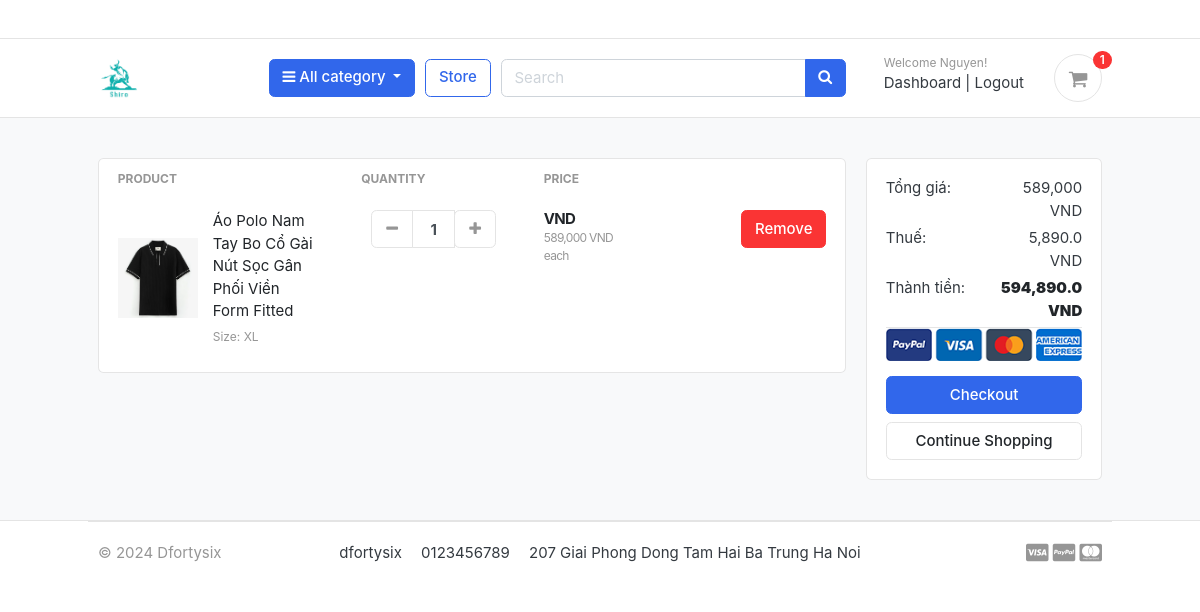
Page /carts/ (signed in) on the earlier database version.
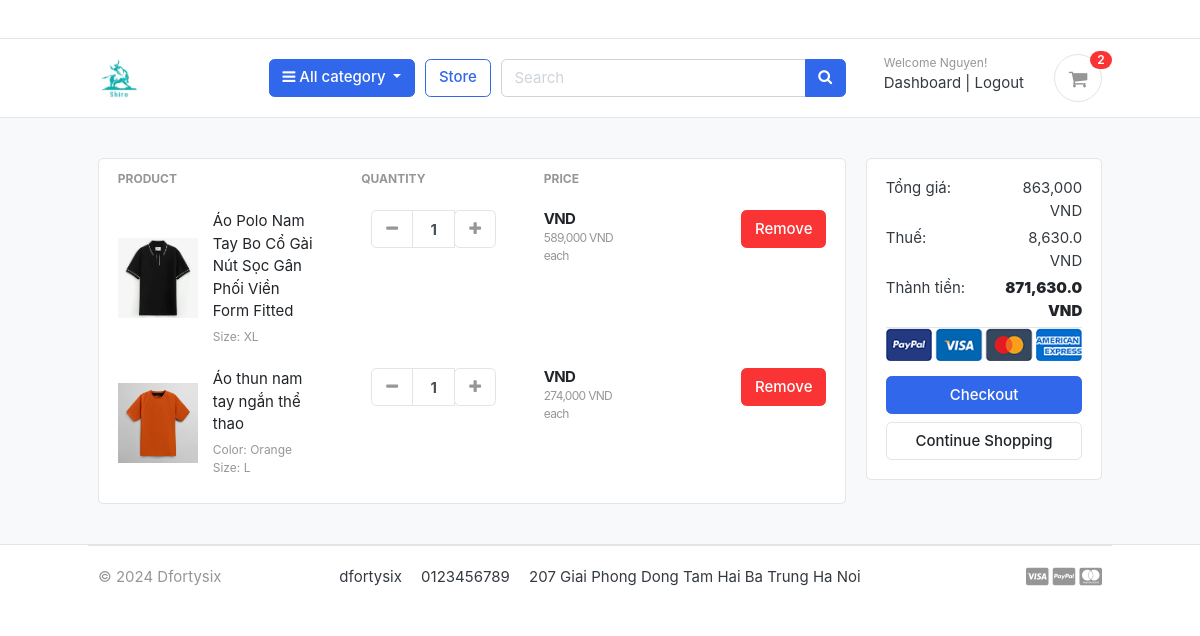
Same page on the later database version.
### accounts/models.py (models this page shows, shortened)
class Account(AbstractBaseUser):
    first_name = models.CharField(max_length=50)
    last_name = models.CharField(max_length=50)
    username = models.CharField(max_length=50, unique=True)
    email = models.EmailField(max_length=100, unique=True)
    phone_number = models.CharField(max_length=50)
    date_joined = models.DateTimeField(auto_now_add=True)
    last_login = models.DateTimeField(auto_now_add=True)
    is_admin = models.BooleanField(default=False)
    is_staff = models.BooleanField(default=False)
    is_active = models.BooleanField(default=False)
    is_superadmin = models.BooleanField(default=False)
    USERNAME_FIELD = 'email'    # Trường quyêt định khi login
    REQUIRED_FIELDS = ['username', 'first_name', 'last_name']    # Các trường yêu cầu khi đk tài khoản (mặc định đã có email), mặc định có password
    objects = MyAccountManager()
    def __str__(self):
        return self.email

### carts/models.py (models this page shows, shortened)
class CartItem(models.Model):
    user = models.ForeignKey(Account, on_delete=models.CASCADE, null=True)
    product = models.ForeignKey(Product, on_delete=models.CASCADE)
    variations = models.ManyToManyField(Variation, blank=True)
    cart = models.ForeignKey(Cart, on_delete=models.CASCADE, null=True)
    quantity = models.IntegerField()
    is_active = models.BooleanField(default=True)

### store/models.py (models this page shows, shortened)
class Product(models.Model):
    product_name = models.CharField(max_length=200, unique=True)
    slug = models.SlugField(max_length=200, unique=True)
    description = models.TextField(max_length=500, blank=True)
    price = models.IntegerField()
    images = models.ImageField(upload_to='photos/products')
    stock = models.IntegerField()
    is_available = models.BooleanField(default=True)
    category = models.ForeignKey(Category, on_delete=models.CASCADE)    # Khi xóa category thì Product bị xóa
    created_date = models.DateTimeField(auto_now_add=True)
    modified_date = models.DateTimeField(auto_now=True)
    def get_url(self):
        return reverse('product_detail', args=[self.category.slug, self.slug])

class Variation(models.Model):
    product = models.ForeignKey(Product, on_delete=models.CASCADE)
    variation_category = models.CharField(max_length=100, choices=variation_category_choice)
    variation_value = models.CharField(max_length=100)
    is_active = models.BooleanField(default=True)
    created_date = models.DateTimeField(auto_now_add=True)
    objects = VariationManager()

### carts/views.py (the view)
# urls.py: path('', views.cart, name='cart'),
@login_required
def cart(request, total=0, quantity=0, cart_items=None):
    try:
        if request.user.is_authenticated:
            cart_items = CartItem.objects.filter(user=request.user, is_active=True)
        else:
            cart = Cart.objects.get(cart_id=_cart_id(request=request))
            cart_items = CartItem.objects.filter(cart=cart, is_active=True)
        for cart_item in cart_items:
            total += cart_item.product.price * cart_item.quantity
            quantity += cart_item.quantity
        tax = total / 100
        grand_total = total + tax
    except ObjectDoesNotExist:
        pass    # Chỉ bỏ qua
    print(request.user)
    context = {
        'total': total,
        'quantity': quantity,
        'cart_items': cart_items,
        'tax': tax if "tax" in locals() else "",
        'grand_total': grand_total if "tax" in locals() else 0,
    }
    return render(request, 'store/cart.html', context=context)

### carts/context_processors.py (called while the page is built)
def counter(request):
    if 'admin' in request.path:
        return {}
    else:
        try:
            if request.user.is_authenticated:
                cart_items = CartItem.objects.filter(user=request.user)
            else:
                cart = Cart.objects.get(cart_id=_cart_id(request=request))
                cart_items = CartItem.objects.filter(cart=cart)
            cart_count = sum([cart_item.quantity for cart_item in cart_items])
        except Cart.DoesNotExist:
            cart_count = 0
    return dict(cart_count=cart_count)

### templates/store/cart.html (shortened to what this page needs)
{% extends 'base.html' %}
{% load static %}
{% load humanize %}
{% block content %}
<section class="section-content padding-y bg">
	<div class="container">
		{% if not cart_items %}
		<h2 class="text-center">Your shopping cart is empty</h2>
		<br />
		<div class="text-center">
			<a href="{% url 'store' %}" class="btn btn-primary">Continue Shopping</a>
		</div>
		{% else %}
		<div class="row">
			<aside class="col-lg-9">
				<div class="card">
					<table class="table table-borderless table-shopping-cart">
						<thead class="text-muted">
							<tr class="small text-uppercase">
								<th scope="col">Product</th>
								<th scope="col" width="120">Quantity</th>
								<th scope="col" width="120">Price</th>
								<th scope="col" class="text-right" width="200"></th>
							</tr>
						</thead>
						<tbody>
							{% for cart_item in cart_items %}
							<tr>
								<td>
									<figure class="itemside align-items-center">
										<div class="aside">
											<img src="{{ cart_item.product.images.url }}" class="img-sm" />
										</div>
										<figcaption class="info">
											<a href="{{ cart_item.product.get_url }}" class="title text-dark">{{ cart_item.product.product_name }}</a>
											<p class="text-muted small">
												{% if cart_item.variations.all %}
												{% for variation in cart_item.variations.all %}
												{{ variation.variation_category | capfirst }}: {{ variation.variation_value }}
												<br />
												{% endfor %}
												{% endif %}
											</p>
										</figcaption>
									</figure>
								</td>
								<td>
									<div class="col">
										<div class="input-group input-spinner">
											<div class="input-group-prepend">
												<a href="{% url 'remove_cart' cart_item.product.id cart_item.id %}"
													class="btn btn-light" type="button">
													<i class="fa fa-minus"></i>
												</a>
											</div>
											<input type="text" class="form-control" value="{{ cart_item.quantity }}" />
											<div class="input-group-append">
												<form action="{% url 'add_cart' cart_item.product.id %}" method="post">
													<button class="btn btn-light" type="submit" id="button-plus">
														<i class="fa fa-plus"></i>
													</button>
												</form>
											</div>
										</div>
									</div>
								</td>
								<td>
									<div class="price-wrap">
										<var class="price">{{ cart_item.|intcomma }} VND</var>
										<small class="text-muted">
											{{ cart_item.product.price|intcomma }} VND each
										</small>
									</div>
								</td>
								<td class="text-right">
									<a href="{% url 'remove_cart_item' cart_item.product.id cart_item.id %}"
										class="btn btn-danger" onclick="return confirm('Are you sure?')">
										Remove</a>
								</td>
							</tr>
							{% endfor %}
						</tbody>
					</table>
				</div>
			</aside>
			<aside class="col-lg-3">
				<div class="card">
					<div class="card-body">
						<dl class="dlist-align">
							<dt>Tổng giá:</dt>
							<dd class="text-right">{{ total|intcomma }} VND</dd>
						</dl>
						<dl class="dlist-align">
							<dt>Thuế:</dt>
							<dd class="text-right">{{ tax|intcomma }} VND</dd>
						</dl>
						<dl class="dlist-align">
							<dt>Thành tiền:</dt>
							<dd class="text-right text-dark b">
								<strong>{{ grand_total|intcomma }} VND</strong>
							</dd>
						</dl>
						<p class="text-center mb-3">
							<img src="{% static 'images/misc/payments.png' %}" height="26" />
						</p>
						<a href="{% url 'checkout' %}" class="btn btn-primary btn-block">
							Checkout
						</a>
						<a href="{% url 'store' %}" class="btn btn-light btn-block">Continue Shopping</a>
					</div>
				</div>
			</aside>
		</div>
		{% endif %}
	</div>
</section>
{% endblock %}

### templates/base.html (shortened to what this page needs)
{% load static %}
<!DOCTYPE HTML>
<html lang="en">
<head>
    <script src="https://cdn.tailwindcss.com"></script>
    <link href="{% static 'css/bootstrap.css' %}" rel="stylesheet" type="text/css" />
    <link href="{% static 'fonts/fontawesome/css/all.min.css' %}" type="text/css" rel="stylesheet">
    <link href="{% static 'css/ui.css' %}" rel="stylesheet" type="text/css" />
    <link href="{% static 'css/responsive.css' %}" rel="stylesheet" media="only screen and (max-width: 1200px)" />
    <link href="{% static 'css/custom.css' %}" rel="stylesheet" type="text/css" />
    <link rel="stylesheet" href="https://cdnjs.cloudflare.com/ajax/libs/font-awesome/4.7.0/css/font-awesome.min.css">
</head>
<body>
    {% include 'includes/navbar.html' %}
    {% block content %}{% endblock %}
    {% include 'includes/footer.html' %}
</body>
</html>

### templates/includes/navbar.html (shortened to what this page needs)
{% load static %}
<header class="section-header">
    <nav class="navbar p-md-0 navbar-expand-sm navbar-light border-bottom">
        <div class="container">
        </div>
    </nav>
    <section class="header-main border-bottom">
        <div class="container">
            <div class="row align-items-center">
                <div class="col-lg-2 col-md-3 col-6">
                    <a href="{% url 'home' %}" class="brand-wrap">
                        <img class="logo width" src="{% static './images/logoshiro.png' %}">
                    </a>
                </div>
                <div class="col-lg col-sm col-md col-6 flex-grow-0">
                    <div class="category-wrap dropdown d-inline-block float-right">
                        <button type="button" class="btn btn-primary text-white dropdown-toggle" data-toggle="dropdown">
                            <i class="fa fa-bars"></i> All category
                        </button>
                    </div>
                </div>
                <a href="{% url 'store' %}" class="btn btn-outline-primary">Store</a>
                <div class="col-lg  col-md-6 col-sm-12 col">
                    <form action="{% url 'store' %}" class="search" value ={{query}} method="GET">
                        <div class="input-group w-100">
                            <input type="text" class="form-control" style="width:60%;" placeholder="Search" name="q" value="{{ q }}">
                            <div class="input-group-append">
                                <button class="btn btn-primary text-white" type="submit">
                                    <i class="fa fa-search"></i>
                                </button>
                            </div>
                        </div>
                    </form>
                </div>
                <div class="col-lg-3 col-sm-6 col-8 order-2 order-lg-3">
                    <div class="d-flex justify-content-end mb-3 mb-lg-0">
                        {% if user.id is None %}
                        <div class="widget-header">
                            <small class="title text-muted">Welcome guest!</small>
                            <div>
                                <a href="{% url 'login' %}">Log in</a> <span class="dark-transp"> | </span>
                                <a href="{% url 'register' %}"> Register</a>
                            </div>
                        </div>
                        {% else %}
                        <div class="widget-header">
                            <small class="title text-muted">Welcome {{ user.first_name }}!</small>
                            <div>
                                <a href="{% url 'dashboard' %} ">Dashboard</a> <span class="dark-transp"> | </span>
                                <a href="{% url 'logout' %}"> Logout</a>
                            </div>
                        </div>
                        {% endif %}
                        <a href="{% url 'cart' %}" class="widget-header pl-3 ml-3">
                            <div class="icon icon-sm rounded-circle border"><i class="fa fa-shopping-cart"></i>
                            </div>
                            <span class="badge badge-pill badge-danger notify">{{ cart_count }}</span>
                        </a>
                    </div>
                </div>
            </div>
        </div>
    </section>
</header>

### templates/includes/footer.html
{% load static %}
<footer class="section-footer border-top">
    <div class="container">
        <section class="footer-bottom border-top row">
            <div class="col-md-2">
                <p class="text-muted"> &copy 2024 Dfortysix </p>
            </div>
            <div class="col-md-8 text-md-center">
                <span class="px-2">dfortysix</span>
                <span class="px-2">0123456789</span>
                <span class="px-2">207 Giai Phong Dong Tam Hai Ba Trung Ha Noi</span>
            </div>
            <div class="col-md-2 text-md-right text-muted">
                <i class="fab fa-lg fa-cc-visa"></i>
                <i class="fab fa-lg fa-cc-paypal"></i>
                <i class="fab fa-lg fa-cc-mastercard"></i>
            </div>
        </section>
    </div>
</footer>

### static/css/ui.css (style rules this page uses)
html { font-family: "Inter", sans-serif; font-size: 15px; }
.price-wrap { letter-spacing: -0.7px; }
.icon-xs, .icon-sm, .icon-md, .icon-lg { display: inline-block; text-align: center; flex-shrink: 0; flex-grow: 0; }
.icon-sm { width: 48px; height: 48px; line-height: 48px !important; font-size: 20px; }
.img-xs, .img-sm, .img-md, .img-lg { -o-object-fit: cover; object-fit: cover; flex-shrink: 0; flex-grow: 0; }
.img-sm { width: 80px; height: 80px; }
.padding-y { padding-top: 40px; padding-bottom: 40px; }
var { font-style: normal; }
figure { margin-bottom: 0; }
.bg { background-color: #f8f9fa; }
.b { font-weight: 600; }
p:last-child { margin-bottom: 0; }
.header-main { position: relative; padding-top: 1rem; padding-bottom: 1rem; }
.brand-wrap .logo, .navbar-brand .logo { margin-right: 7px; max-height: 42px; display: inline-block; }
.widget-header { display: inline-block; vertical-align: middle; position: relative; }
.widget-header a { color: #343a40; }
.widget-header i { color: #969696; }
.widget-header .title { display: block; }
.widget-header .notify { position: absolute; top: -3px; right: -10px; }
.footer-bottom { padding-top: 20px; padding-bottom: 20px; }
.btn-light { background-color: #fff; border-color: #e4e4e4; }
.btn-light i { color: #969696; }
.itemside { position: relative; display: flex; width: 100%; }
.itemside .aside { position: relative; flex-shrink: 0; }
.itemside .info { padding-left: 15px; padding-right: 7px; }
.itemside p { margin-bottom: 0; }
.itemside .title { display: block; margin-bottom: 5px; color: #212529; }
[class*=dlist-] { margin-bottom: 5px; }
[class*=dlist-] dd { margin-bottom: 0; }
.dlist-align { display: flex; }
.dlist-align dt { width: 150px; word-wrap: break-word; font-weight: normal; }
.dlist-align dd { flex-grow: 1; }
.notify { position: absolute; top: -4px; right: -10px; display: inline-block; padding: 0.25em 0.6em; font-size: 12px; line-height: 1; text-align: center; border-radius: 3rem; color: #fff; background-color: #fa3434; }
.price { font-weight: 600; color: #212529; }
.input-spinner { width: 125px; flex-wrap: nowrap; display: inline-flex; vertical-align: middle; }
.input-spinner input.form-control { text-align: center; max-width: 46px; font-weight: bold; flex-basis: 46px; border-color: #e4e4e4; flex-grow: 0; }
.input-spinner .btn { width: 42px; text-align: center; padding-left: 0.5rem; padding-right: 0.5rem; }
.table-shopping-cart.table td, .table-shopping-cart.table th { padding-left: 1.25rem; padding-right: 1.25rem; }
.table-shopping-cart .price-wrap { line-height: 1.2; }
.table-shopping-cart .price { font-weight: bold; margin-right: 5px; display: block; }

Differences in the rows shown:
added CartItem: product.images (picture), product.product_name "Áo thun nam tay ngắn thể thao", quantity "1", product.price "274,000"
now on this page (row unchanged): Variation: variation_category "Color", variation_value "Orange", shown under "Áo thun nam tay ngắn thể thao"
now on this page (row unchanged): Variation: variation_category "Size", variation_value "L", shown under "Áo thun nam tay ngắn thể thao"
Other differences:
{{ cart_count }}: "1" → "2"
{{ total|intcomma }}: "589,000" → "863,000"
{{ tax|intcomma }}: "5,890.0" → "8,630.0"
{{ grand_total|intcomma }}: "594,890.0" → "871,630.0"
